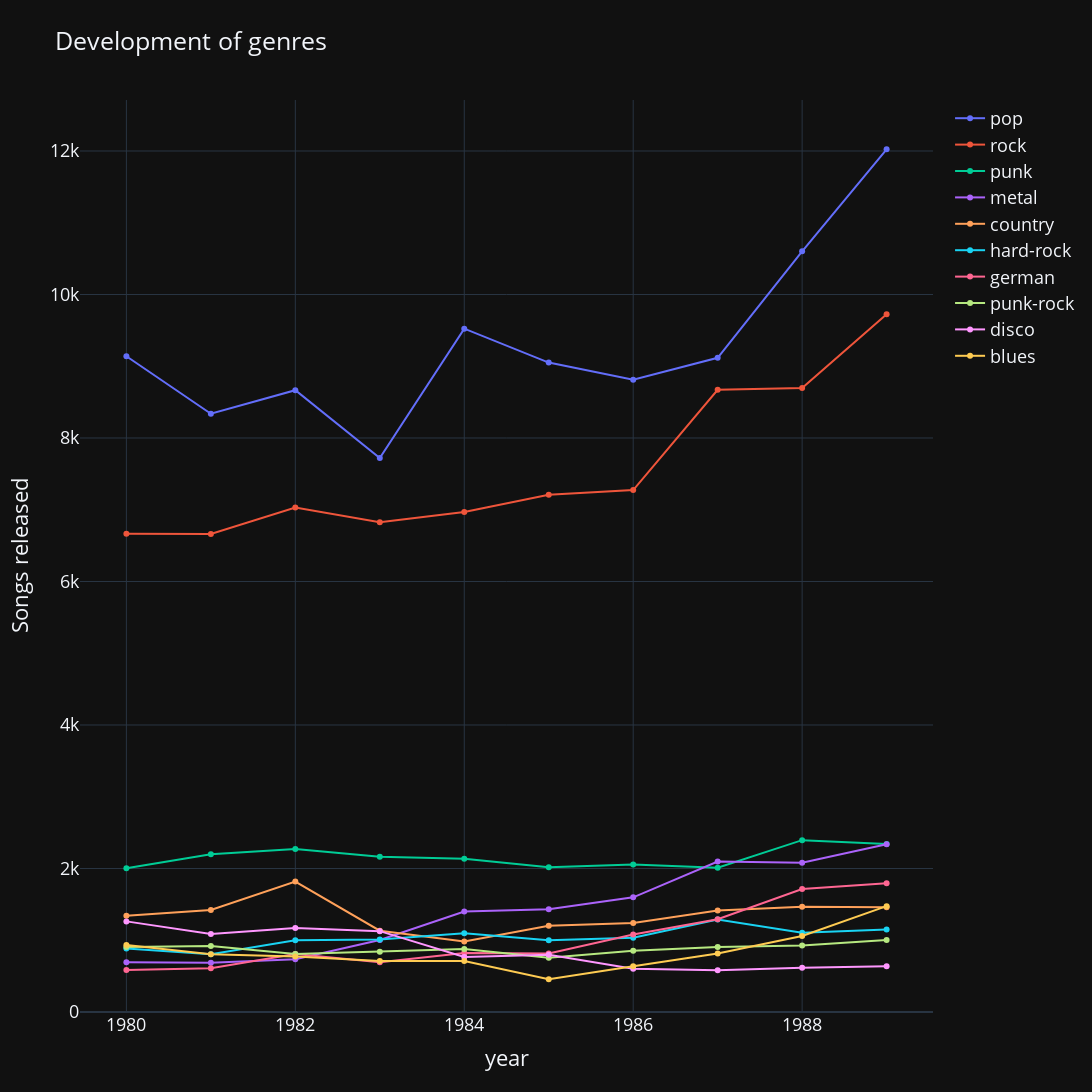

Notebook code cell kept with this figure:
### Code cell
fig = go.Figure()

for feature in features:
    fig.add_trace(
        go.Scatter(
            x=dev_genres_df['year'],
            y=dev_genres_df[feature],
            name=feature
        )
    )
    
fig.update_layout(
    font_size=FONT_SIZE,
    height = FIG_HEIGHT,
    width = FIG_WIDTH,
    #updatemenus=[dropdown_menu],
    yaxis_title='Songs released',
    xaxis_title='year',
    title='Development of genres',
    template='plotly_dark',
    yaxis_rangemode='tozero'
)

fig.show()

### Figure 1 — Plotly figure (JSON) as saved in the notebook; plotly's stock layout.template omitted (floating-point values rounded to 4 significant figures)
{"data": [{"name": "pop", "type": "scatter", "x": [1980, 1981, 1982, 1983, 1984, 1985, 1986, 1987, 1988, 1989], "y": [9140, 8338, 8666, 7722, 9524, 9051, 8811, 9118, 10602, 12023]}, {"name": "rock", "type": "scatter", "x": [1980, 1981, 1982, 1983, 1984, 1985, 1986, 1987, 1988, 1989], "y": [6667, 6662, 7031, 6826, 6970, 7210, 7274, 8672, 8696, 9724]}, {"name": "punk", "type": "scatter", "x": [1980, 1981, 1982, 1983, 1984, 1985, 1986, 1987, 1988, 1989], "y": [2003, 2200, 2271, 2165, 2135, 2017, 2056, 2010, 2395, 2340]}, {"name": "metal", "type": "scatter", "x": [1980, 1981, 1982, 1983, 1984, 1985, 1986, 1987, 1988, 1989], "y": [694, 686, 735, 1004, 1399, 1431, 1598, 2097, 2081, 2338]}, {"name": "country", "type": "scatter", "x": [1980, 1981, 1982, 1983, 1984, 1985, 1986, 1987, 1988, 1989], "y": [1340, 1421, 1818, 1133, 982, 1203, 1240, 1414, 1466, 1459]}, {"name": "hard-rock", "type": "scatter", "x": [1980, 1981, 1982, 1983, 1984, 1985, 1986, 1987, 1988, 1989], "y": [885, 805, 1001, 1010, 1099, 1001, 1036, 1288, 1103, 1149]}, {"name": "german", "type": "scatter", "x": [1980, 1981, 1982, 1983, 1984, 1985, 1986, 1987, 1988, 1989], "y": [584, 611, 807, 695, 823, 815, 1080, 1292, 1714, 1793]}, {"name": "punk-rock", "type": "scatter", "x": [1980, 1981, 1982, 1983, 1984, 1985, 1986, 1987, 1988, 1989], "y": [907, 920, 807, 838, 878, 755, 853, 905, 926, 1005]}, {"name": "disco", "type": "scatter", "x": [1980, 1981, 1982, 1983, 1984, 1985, 1986, 1987, 1988, 1989], "y": [1263, 1086, 1170, 1127, 766, 798, 603, 583, 618, 636]}, {"name": "blues", "type": "scatter", "x": [1980, 1981, 1982, 1983, 1984, 1985, 1986, 1987, 1988, 1989], "y": [933, 806, 774, 710, 711, 458, 638, 816, 1059, 1475]}], "layout": {"font": {"size": 18}, "height": 1200, "title": {"text": "Development of genres"}, "width": 2000, "xaxis": {"autorange": true, "range": [1979.0, 1990.0], "title": {"text": "year"}, "type": "linear"}, "yaxis": {"autorange": true, "range": [0, 12700.0], "rangemode": "tozero", "title": {"text": "Songs released"}, "type": "linear"}}}
